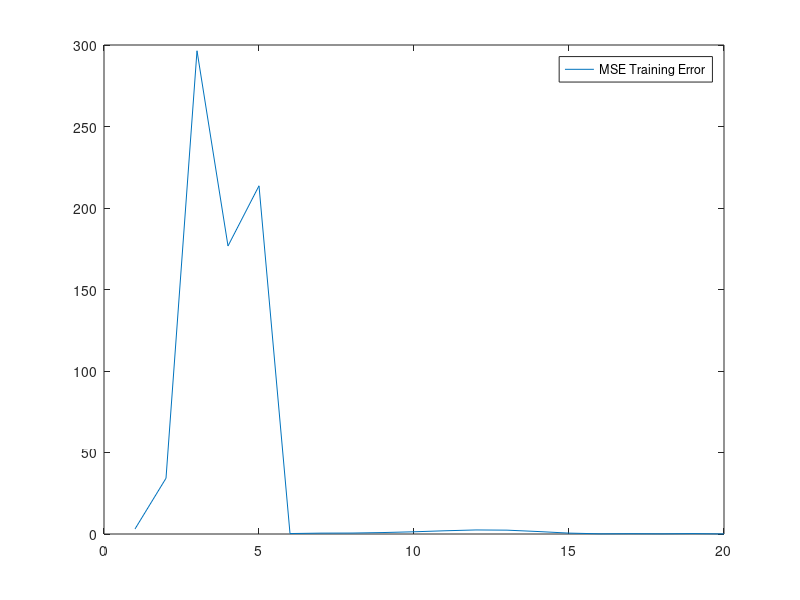
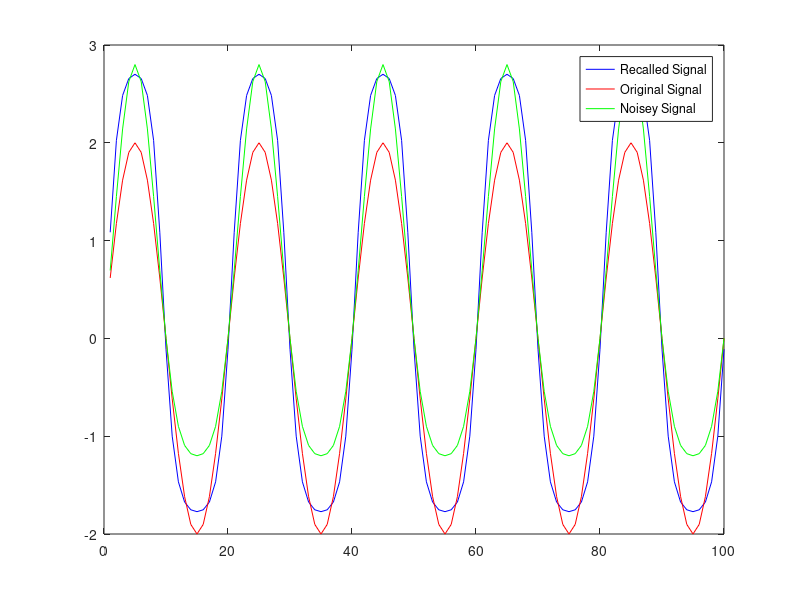

Recreate these plots in MATLAB, in order.
function  Main2
rng(39)
close all

%Setting Parameters
n_percepts = 80;
learning_rate = 0.1;
max_weight = 0.1;
min_weight = -0.1;
n_epochs = 30000; 
n_checks = 10;
stopping = 0.05;
K = 40;
Momentum = 0;
n_folds = 3;
current_fold = 1;

%Setting Varaibles up
delta_1p = 0;
delta_2p = 0;

%Generating Training Data for Iris
%{
fileID = fopen('iris-train.txt');
C = textscan(fileID,'%n %n %n %n',...
'Delimiter','&');
fclose(fileID);
iris_train = cell2mat(C);

X_train_origin = iris_train(1:2:end,:);
D_train_origin = iris_train(2:2:end,:);
D_train_origin = D_train_origin(:, 2:4);

fileID = fopen('iris-test.txt');
C = textscan(fileID,'%n %n %n %n',...
'Delimiter','&');
fclose(fileID);
iris_test = cell2mat(C);
X_test_origin = iris_test(1:2:end,:);
D_test_origin = iris_test(2:2:end,:);
D_test_origin = D_test_origin(:, 2:4);

n_inputs = 4;
n_outputs = 3;

%[X_train, X_test, D_train, D_test] = folding(current_fold, n_folds, X_train, D_train, X_test, D_test);
[X_test, X_train, D_test, D_train] = folding(current_fold, n_folds, X_train_origin, D_train_origin, X_test_origin, D_test_origin);
%}

%Generating Data for the memoryless communication channel.
A = 1;
B = 0.2;
n = 1 : 100;
T = 1;

%Generate the Clean Signal (Desired)
D_train = 2*sin(((pi .* n) ./10));
D_test1 = 0.8 .* sin(pi .* n /5) + 0.25 .* cos(2*pi.*n/25) ;

%Apply the Noise
X_train = A*D_train + B * D_train.^2;
Noisey = X_train;

%Scale down 
D_train = D_train ./2.1;
X_train_max = max(X_train);
X_train_median = median(X_train);
X_train = (X_train - median(X_train)) ./ X_train_max;
X_train = X_train';
D_train = D_train';

%Variables
n_inputs = 1;
n_outputs = 1;



%Randomize Weights
Weight_1 = (max_weight -min_weight).*rand(n_percepts,n_inputs + 1) + min_weight;
Weight_2 = (max_weight -min_weight).*rand(n_percepts + 1,n_outputs) + min_weight;
Weight_2 = Weight_2';


%random sequence of samples
n = randperm(K);

for epoch = 1:n_epochs
    k = randperm(K);
    xk = X_train(k,:)'; %1*200
    
    %Run thought the simulation
    [Weight_1, Weight_2, yk, Dk, delta_1p, delta_2p] = BPlearn(K, xk, Weight_1, Weight_2, X_train, D_train, learning_rate, k, Momentum,  delta_1p, delta_2p);
    
    %If IRIS, then uncomment:
    %[trainerr(epoch), thresh_train] = hits(Dk', yk');
    %{
    [trainerr(epoch), thresh_train] = hits(Dk', yk');
    [~,thresh_test,testerr(epoch)] = Iris_recall(Weight_1,Weight_2, X_test, D_test); 
    %}
    
    %If memoryless communication channel then uncomment:
    [trainerr(epoch)] = (1/length(Dk)).*(sum(Dk * 2.1 - yk * X_train_max + median(X_train)).^2);  
    
    %}
    %Stopping Criteria
    if trainerr(epoch) <= stopping
        break
    end
    
end
%Run one last time
%{
k = randperm(K);
xk = X_train_origin(k,:)';
[Weight_1, Weight_2, yk, Dk, delta_1p, delta_2p] = BPlearn(K, xk, Weight_1, Weight_2, X_train, D_train, learning_rate, k, Momentum,  delta_1p, delta_2p);
[trainerr(epoch), thresh_train] = hits(Dk', yk');
[~,thresh_test,testerr(epoch)] = Comm_Recall(Weight_1,Weight_2, X_test_origin, D_test_origin) ;
%}

'Learning steps', epoch*K
trainerr(epoch)
%Uncomment if IRIS Data
%testerr(epoch)


%Communication Plots
plot(trainerr)
legend('MSE Training Error')
figure
[Y_recall] = Comm_Recall(Weight_1,Weight_2, X_train, D_train);
Y_recall = Y_recall .* X_train_max +  mean(X_train);
plot(1:length(Y_recall), Y_recall, 'blue' , 1:length(Y_recall), D_train* 2.1, 'red', 1:length(Y_recall), Noisey, 'green')
legend('Recalled Signal', 'Original Signal', 'Noisey Signal')
'yes'




%Iris Plots
%{
hold on
plot(K*(1:n_checks:length(testerr)),trainerr(1:n_checks:length(testerr)),'b.--')
plot(K*(1:n_checks:length(testerr)),testerr(1:n_checks:length(testerr)),'r+-')
axis([0 K*length(testerr)  0 0.6])
legend('Classification Error of Training Data', 'Classification Error of Testing Data')
string = strcat('Classification Error of Training and Testing Data for Fold: ', num2str(current_fold)) ; 
title(string,'FontSize',14)
xlabel('Learning steps','FontSize',12)
ylabel('Classification Error', 'FontSize',12)

figure
hold on
for j = 1 : length(D_test_origin)
    if D_test_origin(j,:) == [1,0,0]
        plot(j,0,'s', 'markers',8)
    elseif D_test_origin(j,:) == [0,1,0]
        plot(j,1, 's', 'markers',8)
    else
        plot(j,2,'s', 'markers',8)
    end 
    
end
axis([0 length(D_test_origin)  -0.5 2.5])

for j = 1 : length(D_test_origin)
    if thresh_test(j,:) == [1,0,0]
        plot(j,0,'*', 'markers',8)
    elseif thresh_test(j,:) == [0,1,0]
        plot(j,1, '*', 'markers',8)
    else
        plot(j,2,'*', 'markers',8)
    end 

end
string =  strcat('Predicted vs Desired Outputs for the Testing Data for Fold Number', num2str(current_fold)) ; 
title(string, 'FontSize',14)
xlabel('Flower Number', 'FontSize',12)
ylabel('Classification Class', 'FontSize',12)

%}
end


%%
%This function takes in all that is necessary to do one time step of the
%simulation and outputs the changed weights, the outut (y_2) and all other
%relevent parameters.
function [Weight_1, Weight_2, yk, Dk, delta_1p, delta_2p] = BPlearn(K, xk, Weight_1, Weight_2, X, D, learning_rate, k, Momentum, delta_1p, delta_2p);
    NET1 = Weight_1*[ones(1,K);xk]; %10*200
    fNET1 = tanh(NET1); %10*200
    NET2 = Weight_2*[ones(1,K);fNET1]; %1*200
    fNET2 = tanh(NET2); %1*200
    yk = fNET2; %1*200
    %Dk = D(k,:)'; %1*200
    %D = D';
    Dk = D(k,:)'; %1*200


    %Update Deltas
    delta_l2 = (Dk - yk) .* (1-(fNET2).^2) + Momentum * delta_1p; %1*200
    delta_l1 = (1-(fNET1).^2).* (Weight_2(:,2:end)'*delta_l2) + Momentum * delta_2p; %10*200
    
    %Update Previous Deltas
    delta_1p = delta_l2;
    delta_2p = delta_l1;
    
    %Update Weights
    Weight_1 = Weight_1 + learning_rate * (delta_l1 * [ones(1,K);xk]');
    Weight_2 = Weight_2 + learning_rate * (delta_l2 * [ones(1,K);fNET1]'); 
end


%%Takes in inputs and outputs and outputs a fold for the training and
%testing data
function [TrainFoldIn, TestFoldIn, TrainFoldOut, TestFoldOut] = folding(current_fold, FoldCount, X_train, D_train, X_test, D_test);
rng(10)
%% generate a sample dataset
TrainIn  = X_train;
TrainOut = D_train;

TestIn   = X_test;
TestOut  = D_test;


%% Generate the folds
% collect the total size of the dataset
InSize = length(TrainIn)+length(TestIn);

% combine the test and training data and permute them
Perm    = randsample(1:InSize,InSize);
InPerm  = [TrainIn ;TestIn ];
OutPerm = [TrainOut;TestOut];
InPerm = InPerm(Perm,:);
OutPerm = OutPerm(Perm,:);

% print warning if this will not fold evenly
if mod(InSize,FoldCount) ~= 0
    error('This will not fold evenly');
end

% save memory for the following loop to save computation time
FoldIndex = [repmat([1], 1,50), repmat([2], 1,50), repmat([3], 1,50)];
Perm    = randsample(1:150,150);
FoldIndex = FoldIndex(Perm);
FoldIndex(FoldIndex~=current_fold) = 0;
FoldIndex(FoldIndex==current_fold) = 1;


FoldIndex = logical(FoldIndex');

% 0 - training data
% 1 - test data

%% extract the data from the specified fold
TrainFoldIn = InPerm(FoldIndex, :);
TestFoldIn  = InPerm(~FoldIndex, :);

TrainFoldOut = OutPerm(FoldIndex, :);
TestFoldOut  = OutPerm(~FoldIndex, :);
end


function [Y_recall] = Comm_Recall(W1,W2, X_train, D_train) ;
rng(49)
fNET1 = tanh(W1*[ones(1,length(D_train));X_train']);
fNET2 = tanh(W2*[ones(1,length(D_train));fNET1]);
Y_recall = fNET2';
end

%%
%This function takes in all that is necessary, and tests the error of the
%function with the dataset is the IRIS data
function [yrecall,thresh,err] = Iris_recall(W1,W2, X_test, D_test)
rng(49)
fNET1 = tanh(W1*[ones(1,length(D_test));X_test']);
fNET2 = tanh(W2*[ones(1,length(D_test));fNET1]);
yrecall = fNET2';

%defining the Number of Correct hits
[err, thresh] = hits(D_test, yrecall);
end

%%Computes the Number of Correct Hits
function [err, thresh_out] = hits(D_test, yrecall)
err = 0;
thresh_out = [];
for i = 1: length(D_test)
    current_output = yrecall(i,:);
    Desired_output = D_test(i,:);
    
    %Compute the distance to the three categorization points
    dist1 = pdist([current_output ; 1,0,0]);
    dist2 = pdist([current_output ; 0,1,0]);
    dist3 = pdist([current_output ; 0,0,1]);
    
    minimum = min([dist1, dist2, dist3]);
    
    %Assign it to the closest point
    if minimum == dist1
        current_output = [1,0,0];
        thresh_out = [thresh_out; current_output];
    elseif minimum == dist2
        current_output = [0,1,0];
        thresh_out = [thresh_out; current_output];
    else
        current_output = [0,0,1];
        thresh_out = [thresh_out; current_output];
    end
    
    %compute Error
    if current_output == Desired_output
    else
        err = err +1;
    end
end
err = err / 75;
end


